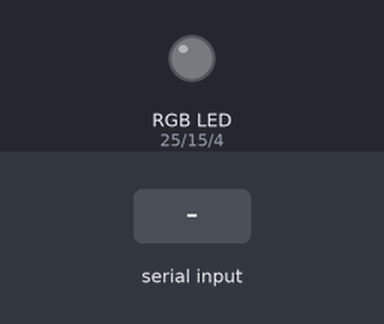
Bench run of a sketch on a simulated ESP32. On the bench: an RGB LED mixed from three pins (HIGH = lit). Inputs (shaded band) come from the test bench. Dim RGB values are drawn brighter than linear; nothing arrives over Bluetooth unless stated; what the sketch prints to the serial monitor is not drawn.

Above: at 1.9 s.
2.0 s: "R:1\n" received over the second serial link
At 3.2 s:
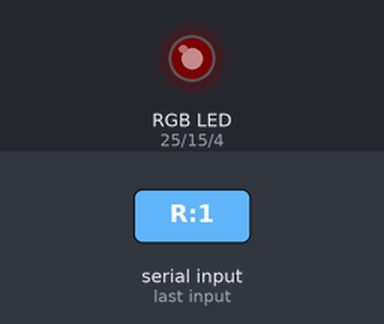
3.5 s: "R:150\n" received over the second serial link
At 4.4 s:
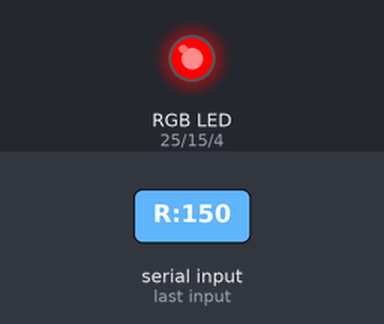
5.0 s: "G:1\n" received over the second serial link
At 5.5 s:
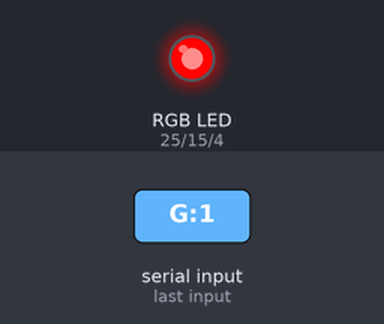
6.5 s: "G:150\n" received over the second serial link
At 7.7 s:
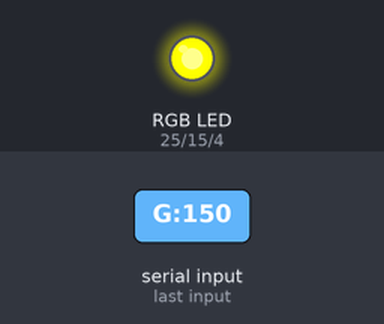
8.0 s: "B:1\n" received over the second serial link
At 9.0 s:
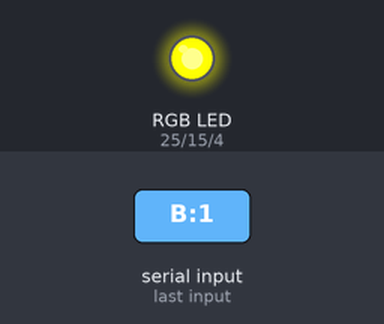
9.5 s: "B:150\n" received over the second serial link
At 10.2 s:
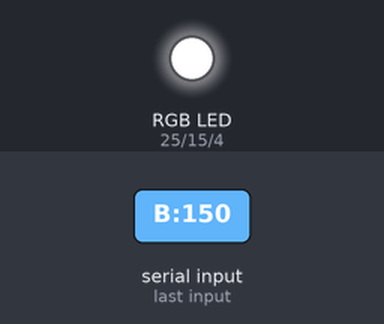
Timing chart, 0 to 12.0 s (numbered marks = the images above; inputs shaded):
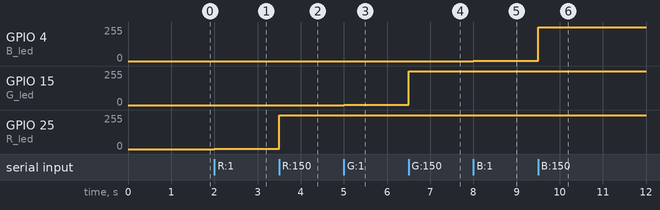

Measured:
- after the input at 2.0 s, GPIO 25 (R_led): 0/255 → 3/255 at once
- after the input at 3.5 s, GPIO 25 (R_led): 3/255 → 255/255 at once
- after the input at 5.0 s, GPIO 15 (G_led): 0/255 → 3/255 at once
- after the input at 6.5 s, GPIO 15 (G_led): 3/255 → 255/255 at once
- after the input at 8.0 s, GPIO 4 (B_led): 0/255 → 3/255 at once
- after the input at 9.5 s, GPIO 4 (B_led): 3/255 → 255/255 at once

The sketch:

RGB_Bluetooth.ino
```cpp
// Control RGB por Bluetooth
#include <BluetoothSerial.h>;
BluetoothSerial bt;
String s="";
//Color rojo (R)
#define R_led 25   //Dirección del led
#define R_fre 1000   //Frecuencia PWM
#define R_res 16   //Resolución PEM
#define R_Max (pow(2,R_res)-1)  //El valor maximo de ancho de pulso
//Color verde (G)
#define G_led 15   //Dirección del led
#define G_fre 1000   //Frecuencia PWM
#define G_res 16   //Resolución PEM
#define G_Max (pow(2,G_res)-1)  //El valor maximo de ancho de pulso
//Color azul (B)
#define B_led 4   //Dirección del led
#define B_fre 1000   //Frecuencia PWM
#define B_res 16   //Resolución PEM
#define B_Max (pow(2,B_res)-1)  //El valor maximo de ancho de pulso

unsigned int R_ap=0; //Ancho de pulso
unsigned int G_ap=0; //Ancho de pulso
unsigned int B_ap=0; //Ancho de pulso

void setup() {
  //Serial
  Serial.begin(115200);
  delay(200);
  bt.begin("Hy3n4");
  delay(500);
  //GPIO
  pinMode(R_led,OUTPUT);  //Cuando es PWM es opcional asignarlo como salida
  pinMode(G_led,OUTPUT);  //Cuando es PWM es opcional asignarlo como salida
  pinMode(B_led,OUTPUT);  //Cuando es PWM es opcional asignarlo como salida
  //PWM
  ledcAttach(R_led,R_fre,R_res); //La salida es led, la frecuencia es 1KHz y la resolución de 16 bits
  ledcAttach(G_led,G_fre,G_res); //La salida es led, la frecuencia es 1KHz y la resolución de 16 bits
  ledcAttach(B_led,B_fre,B_res); //La salida es led, la frecuencia es 1KHz y la resolución de 16 bits

  Serial.println();
  Serial.println("Control de un led RGB por Bluetooth");
  Serial.println();
}

void decod(){
    int posPts =s.indexOf(':'); //Posición de los :
    int posFin = s.length();  //Largo de la cadena
    String c = s.substring(0,posPts);
    c.toUpperCase();
    int pwm = s.substring(posPts+1,posFin).toInt();
    if(pwm<0)  pwm=0;
    if(pwm>100) pwm=100;

    if(c.equals("R"))  R_ap=map(pwm,0,100,0,R_Max);
    else if(c.equals("G"))  G_ap=map(pwm,0,100,0,G_Max);
    else if(c.equals("B"))  B_ap=map(pwm,0,100,0,B_Max);

    s = "Colores -> R: " +  String(R_ap) +
    "   G: " +  String(G_ap) +
    "   B: " +  String(B_ap);
}
void loop() {
  if(Serial.available()){
    s=bt.readStringUntil('\n');
    Serial.println("Recibido -> " + s);
    decod();
    Serial.println(s);
  }
  if(bt.available()){
    s=bt.readStringUntil('\n');
    bt.println("Recibido -> " + s);
    decod();
    bt.println(s);
  }
  s="";
  ledcWrite(R_led,R_ap);
  ledcWrite(G_led,G_ap);
  ledcWrite(B_led,B_ap);
}
```
